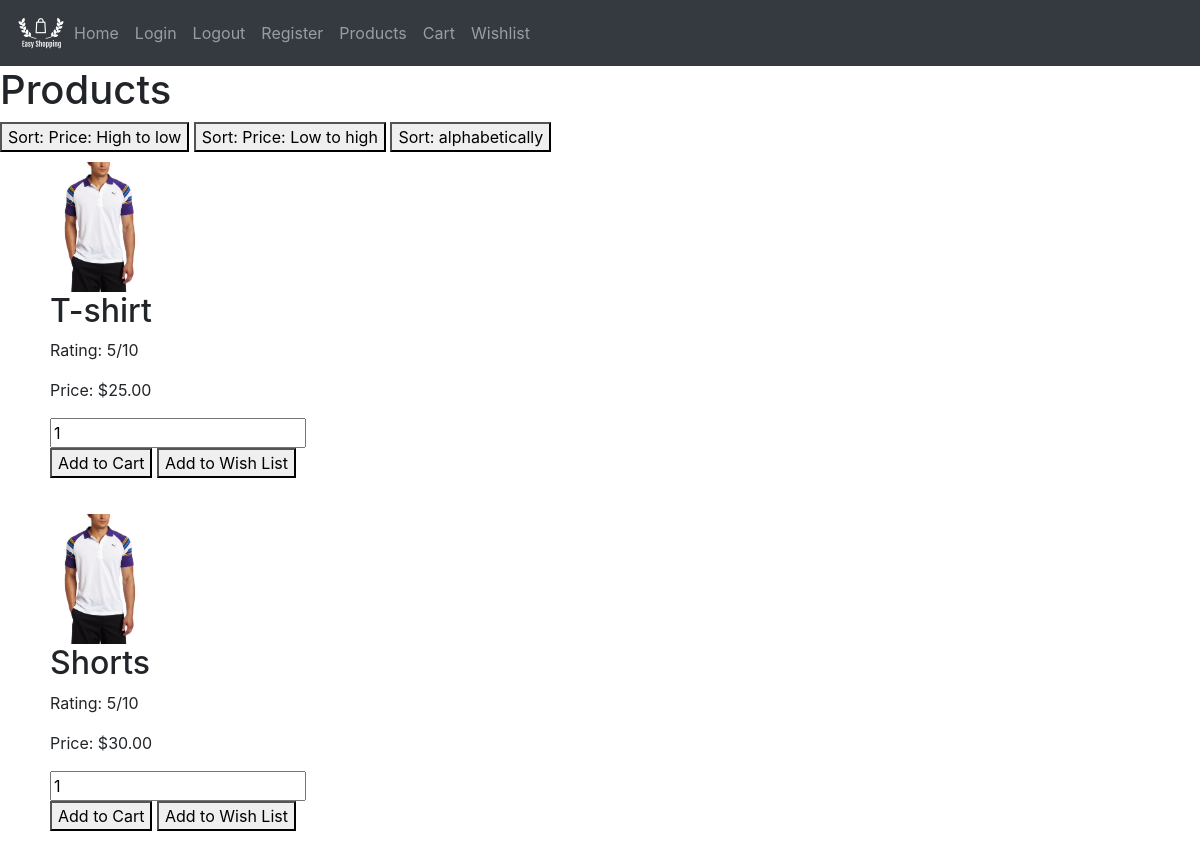
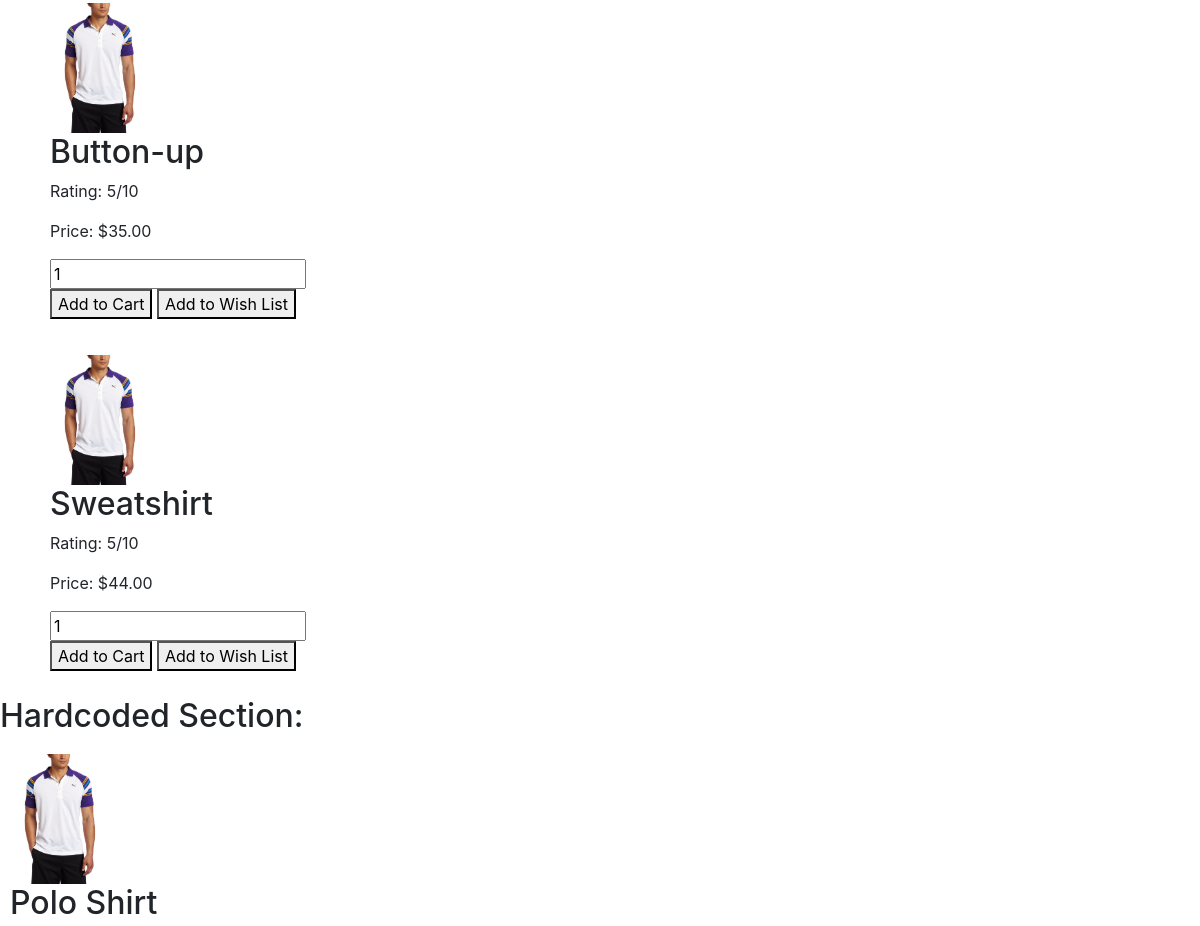
/product (upper part), run on an earlier commit of the app's database (2 pictures, top to bottom).
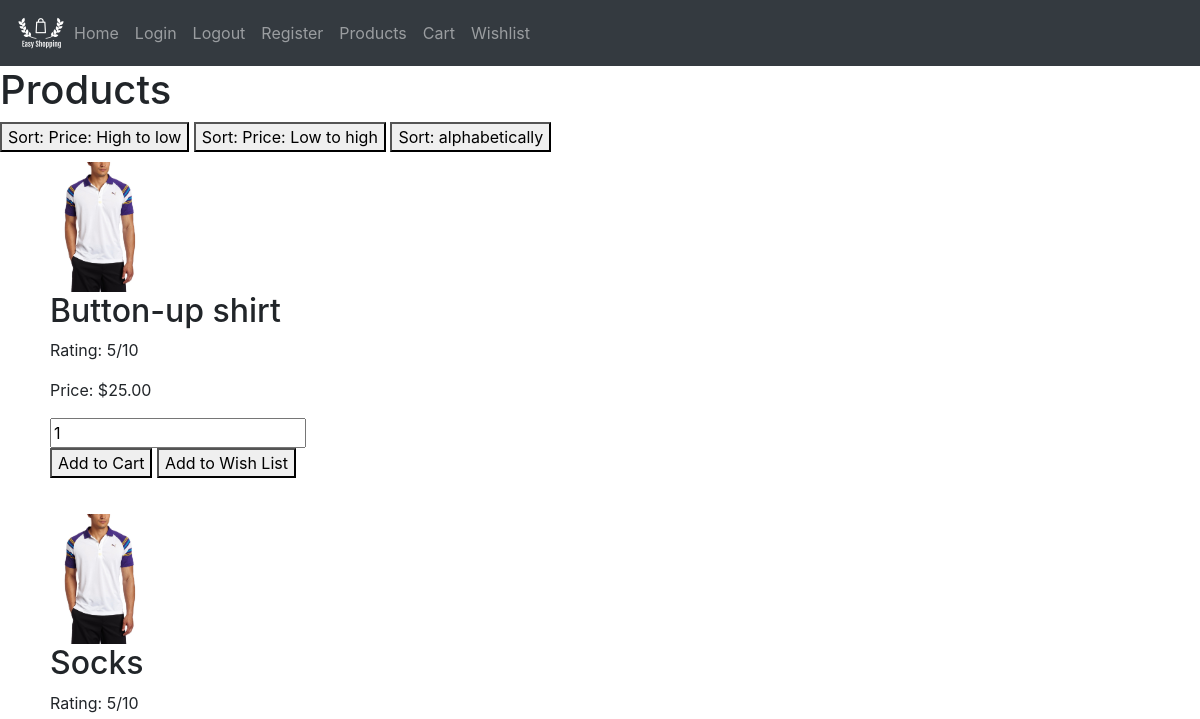
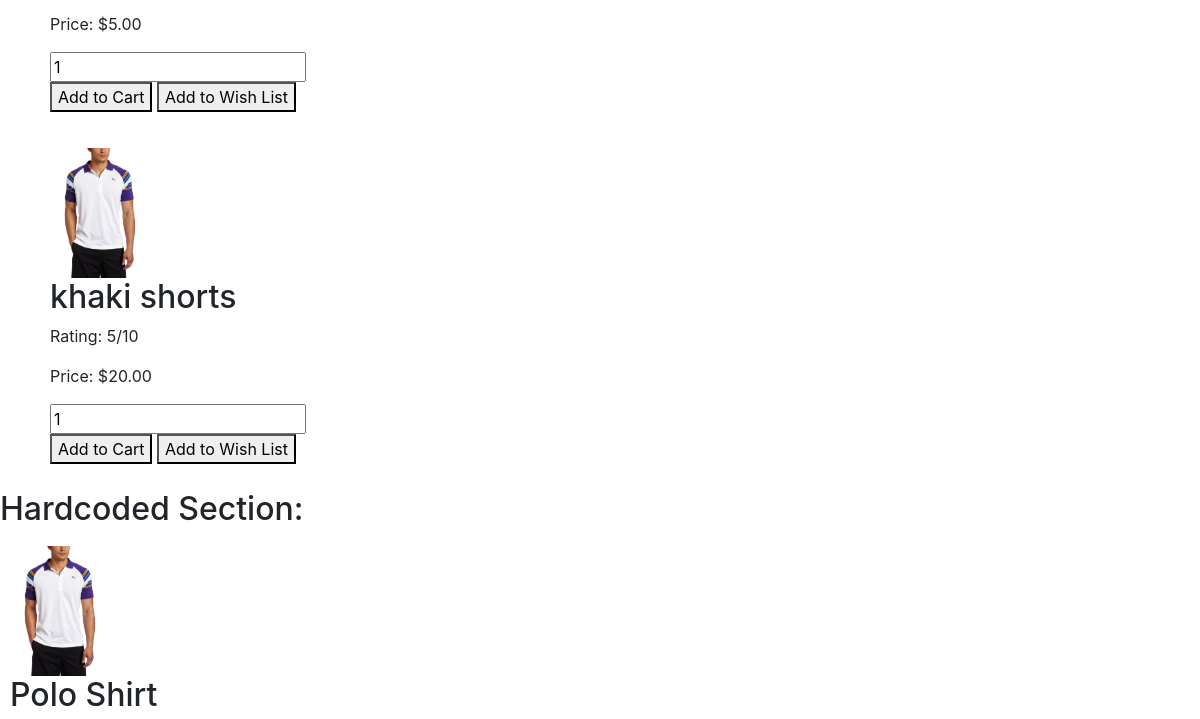
And on a later commit of the database (2 pictures, top to bottom).
### ShoppingApp/models.py (models this page shows)
class Item(db.Model):
    __tablename__ = 'table_of_items'
    id = db.Column(db.Integer, primary_key=True)
    itemname = db.Column(db.String(64), unique=True, nullable=False)
    itemprice = db.Column(db.Float)

### ShoppingApp/routes.py (the view, shortened to what this page needs)
@app.route('/product', methods=['GET','POST'])
def product():
    title = 'Products'
    items = Item.query.all()
    print(items)
    return render_template('product.html', items=items, title=title)

### ShoppingApp/templates/product.html (shortened to what this page needs)
{% extends "base.html" %}
{% block content %}
<h1>{{title}}</h1>
<div>
    <form action="" method="POST">
        <button type="submit"
                name="sorthighlow"
                value=1>
            Sort: Price: High to low
        </button>
        <button type="submit"
                name="sortlowhigh"
                value=1>
            Sort: Price: Low to high
        </button>
        <button type="submit"
                name="sortbyname"
                value=1>
            Sort: alphabetically
        </button>
    </form>
</div>
{% for item in items %}
<ul>
    <div class="column">
        <form action="?itemname={{item.itemname}}&itemprice={{item.itemprice}}"
              method="POST"
        >
            <img src=/static/images/polo.jpg width=100px>
            <h2>{{item.itemname}}</h2>
            <p>Rating: 5/10</p>
            <p>Price: ${{'%0.2f'|format(item.itemprice|float)}}</p>
            <div>
                <input type="text" name="quantity" value=1>
            </div>
            <button
                type="submit"
                name="addtocart"
                value=2
            >
                Add to Cart
            </button>
            <button
                type="submit"
                name="addtowishlist"
                value=1
            >
                Add to Wish List
            </button>
        </form>
    </div>
</ul>
{% endfor %}
<h2>Hardcoded Section:</h2>
<div class="column" >
    <img src = /static/images/polo.jpg width =100px>
    <h2>Polo Shirt</h2>
  </div>
{% endblock content %}

What changed in the data, as far as the page shows it:
removed Item: itemname "Sweatshirt", itemprice "44.00"
changed Item: itemname "T-shirt" → "Button-up shirt"
changed Item: itemname "Shorts" → "Socks"; itemprice "30.00" → "5.00"
changed Item: itemname "Button-up" → "khaki shorts"; itemprice "35.00" → "20.00"
